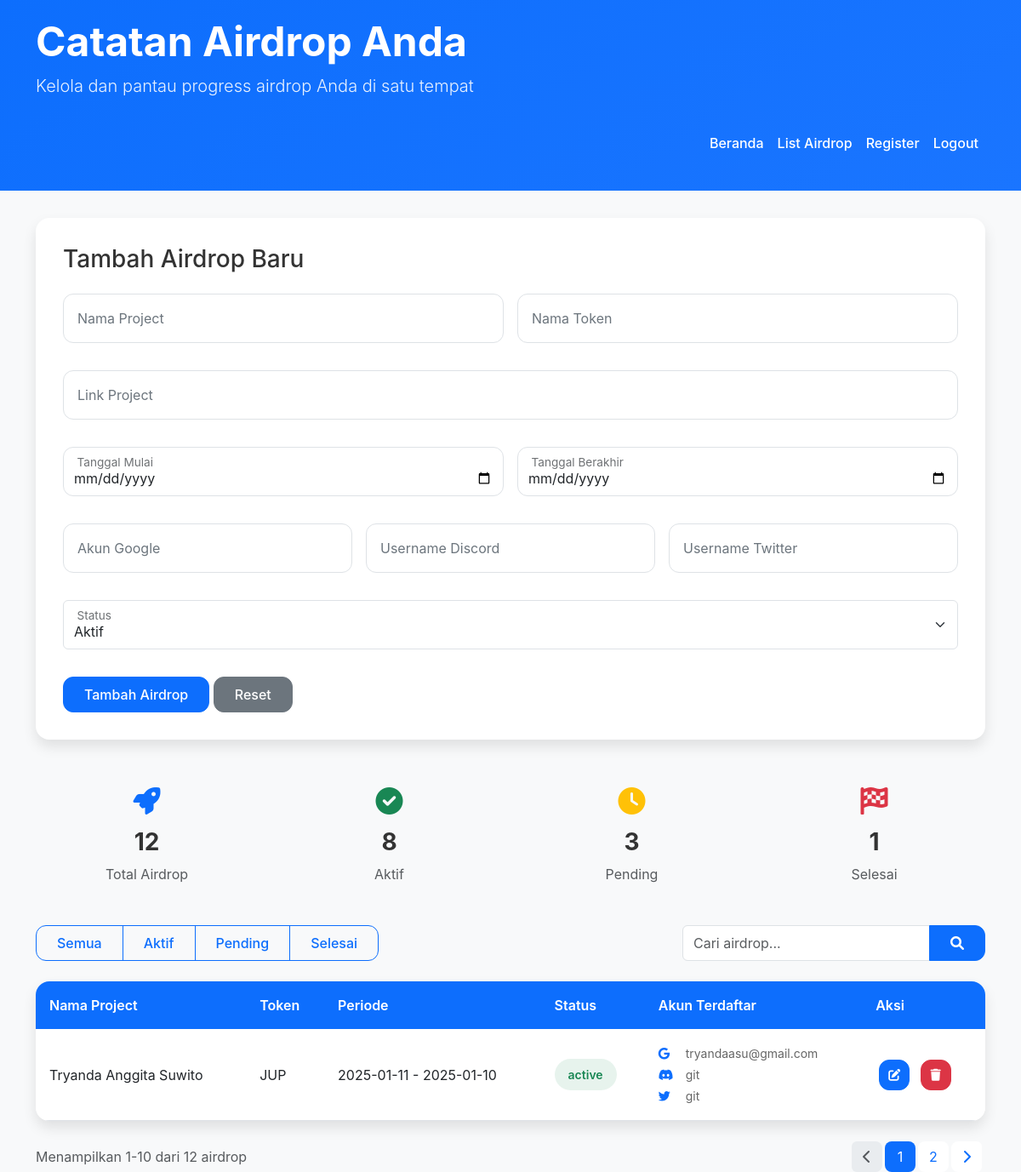
Screenshot of /modules/dashboard.php with the database file from the repository.
### tables this page shows
CREATE TABLE `airdrops_list` (
  `id` int(11) NOT NULL,
  `name` varchar(255) NOT NULL,
  `link` varchar(512) NOT NULL,
  `token` varchar(100) NOT NULL,
  `start_date` date NOT NULL,
  `end_date` date NOT NULL,
  `status` enum('active','pending','ended') NOT NULL DEFAULT 'active',
  `account_google` varchar(255) DEFAULT NULL,
  `account_discord` varchar(255) DEFAULT NULL,
  `account_twitter` varchar(255) DEFAULT NULL,
  `created_at` timestamp NOT NULL DEFAULT current_timestamp(),
  `updated_at` timestamp NOT NULL DEFAULT current_timestamp() ON UPDATE current_timestamp()
);

### modules/dashboard.php (the view, shortened to what this page needs)
<?php
require_once __DIR__ . '/../config/koneksi.php';
?>
<!DOCTYPE html>
<html lang="id">
<head>
  <link href="https://cdnjs.cloudflare.com/ajax/libs/bootstrap/5.3.0/css/bootstrap.min.css" rel="stylesheet">
  <link href="https://cdnjs.cloudflare.com/ajax/libs/font-awesome/6.0.0/css/all.min.css" rel="stylesheet">
</head>
<body>
  <div class="page-header">
    <div class="container">
      <div class="header-content">
        <h1 class="display-5 fw-bold">Catatan Airdrop Anda</h1>
        <p class="lead">Kelola dan pantau progress airdrop Anda di satu tempat</p>
      </div>
      <nav class="navbar navbar-expand-lg">
        <div class="collapse navbar-collapse" id="navbarNav">
          <ul class="navbar-nav ms-auto">
            <li class="nav-item">
              <a class="nav-link active" href="../index.php">Beranda</a>
            </li>
            <li class="nav-item">
              <a class="nav-link" href="list-admin.php">List Airdrop</a>
            </li>
            <li class="nav-item">
              <a class="nav-link" href="../auth/register.php">Register</a>
            </li>
            <li class="nav-item">
              <a class="nav-link" href="../auth/logout.php">Logout</a>
            </li>
          </ul>
        </div>
      </nav>
    </div>
  </div>
  <div class="container">
    <div class="add-airdrop-card">
      <h3 class="mb-4">Tambah Airdrop Baru</h3>
      <form action="../modules/add-airdrops.php" method="POST">
        <div class="row g-3">
          <div class="col-md-6">
            <div class="form-floating mb-3">
              <input type="text" class="form-control" id="projectName" name="name" placeholder="Nama Project" required>
              <label for="projectName">Nama Project</label>
            </div>
          </div>
          <div class="col-md-6">
            <div class="form-floating mb-3">
              <input type="text" class="form-control" id="tokenName" name="token" placeholder="Nama Token" required>
              <label for="tokenName">Nama Token</label>
            </div>
          </div>
          <div class="col-12">
            <div class="form-floating mb-3">
              <input type="url" class="form-control" id="projectLink" name="link" placeholder="Link Project" required>
              <label for="projectLink">Link Project</label>
            </div>
          </div>
          <div class="col-md-6">
            <div class="form-floating mb-3">
              <input type="date" class="form-control" id="startDate" name="start_date" required>
              <label for="startDate">Tanggal Mulai</label>
            </div>
          </div>
          <div class="col-md-6">
            <div class="form-floating mb-3">
              <input type="date" class="form-control" id="endDate" name="end_date" required>
              <label for="endDate">Tanggal Berakhir</label>
            </div>
          </div>
          <div class="col-md-4">
            <div class="form-floating mb-3">
              <input type="email" class="form-control" id="googleAccount" name="account_google" placeholder="Akun Google">
              <label for="googleAccount">Akun Google</label>
            </div>
          </div>
          <div class="col-md-4">
            <div class="form-floating mb-3">
              <input type="text" class="form-control" id="discordAccount" name="account_discord" placeholder="Username Discord">
              <label for="discordAccount">Username Discord</label>
            </div>
          </div>
          <div class="col-md-4">
            <div class="form-floating mb-3">
              <input type="text" class="form-control" id="twitterAccount" name="account_twitter" placeholder="Username Twitter">
              <label for="twitterAccount">Username Twitter</label>
            </div>
          </div>
          <div class="col-12">
            <div class="form-floating mb-3">
              <select class="form-select" id="status" name="status" required>
                <option value="active">Aktif</option>
              </select>
              <label for="status">Status</label>
            </div>
          </div>
          <div class="col-12">
            <button type="submit" class="btn btn-primary">Tambah Airdrop</button>
            <button type="reset" class="btn btn-secondary">Reset</button>
          </div>
        </div>
      </form>
    </div>
    <div class="row mb-4">
      <div class="col-md-3">
        <div class="stats-card text-center">
          <i class="fas fa-rocket mb-3 text-primary" style="font-size: 2rem;"></i>
          <h3 class="fw-bold">12</h3>
          <p class="text-muted mb-0">Total Airdrop</p>
        </div>
      </div>
      <div class="col-md-3">
        <div class="stats-card text-center">
          <i class="fas fa-check-circle mb-3 text-success" style="font-size: 2rem;"></i>
          <h3 class="fw-bold">8</h3>
          <p class="text-muted mb-0">Aktif</p>
        </div>
      </div>
      <div class="col-md-3">
        <div class="stats-card text-center">
          <i class="fas fa-clock mb-3 text-warning" style="font-size: 2rem;"></i>
          <h3 class="fw-bold">3</h3>
          <p class="text-muted mb-0">Pending</p>
        </div>
      </div>
      <div class="col-md-3">
        <div class="stats-card text-center">
          <i class="fas fa-flag-checkered mb-3 text-danger" style="font-size: 2rem;"></i>
          <h3 class="fw-bold">1</h3>
          <p class="text-muted mb-0">Selesai</p>
        </div>
      </div>
    </div>
    <div class="row mb-4">
      <div class="col-md-8">
        <div class="btn-group" role="group">
          <button type="button" class="btn btn-outline-primary">Semua</button>
          <button type="button" class="btn btn-outline-primary">Aktif</button>
          <button type="button" class="btn btn-outline-primary">Pending</button>
          <button type="button" class="btn btn-outline-primary">Selesai</button>
        </div>
      </div>
      <div class="col-md-4">
        <div class="input-group">
          <input type="text" class="form-control" placeholder="Cari airdrop...">
          <button class="btn btn-primary"><i class="fas fa-search"></i></button>
        </div>
      </div>
    </div>
    <div class="table-responsive airdrop-table">
      <table class="table table-hover mb-0">
        <thead>
          <tr>
            <th>Nama Project</th>
            <th>Token</th>
            <th>Periode</th>
            <th>Status</th>
            <th>Akun Terdaftar</th>
            <th>Aksi</th>
          </tr>
        </thead>
        <tbody>
          <?php
          $stmt = $pdo->query("SELECT * FROM airdrops_list ORDER BY created_at DESC");
          while ($row = $stmt->fetch()) {
            echo "<tr>";
            echo "<td>{$row['name']}</td>";
            echo "<td>{$row['token']}</td>";
            echo "<td>{$row['start_date']} - {$row['end_date']}</td>";
            echo "<td><span class='status-badge status-{$row['status']}'>{$row['status']}</span></td>";
            echo "<td>
                        <div class='account-details'>
                            <i class='fab fa-google'></i> {$row['account_google']}<br>
                            <i class='fab fa-discord'></i> {$row['account_discord']}<br>
                            <i class='fab fa-twitter'></i> {$row['account_twitter']}
                        </div>
                      </td>";
            echo "<td class='action-buttons'>
                      <a href='edit.php?id={$row['id']}' class='btn btn-sm btn-primary'><i class='fas fa-edit'></i></a>
                      <a href='hapus.php?id={$row['id']}' class='btn btn-sm btn-danger' onclick='return confirm(\"Yakin ingin menghapus?\")'><i class='fas fa-trash'></i></a>
                    </td>";
            echo "</tr>";
          }
          ?>
        </tbody>
      </table>
    </div>
    <div class="d-flex justify-content-between align-items-center mt-4">
      <div class="text-muted">
        Menampilkan 1-10 dari 12 airdrop
      </div>
      <nav>
        <ul class="pagination">
          <li class="page-item disabled">
            <a class="page-link" href="#"><i class="fas fa-chevron-left"></i></a>
          </li>
          <li class="page-item active"><a class="page-link" href="#">1</a></li>
          <li class="page-item"><a class="page-link" href="#">2</a></li>
          <li class="page-item">
            <a class="page-link" href="#"><i class="fas fa-chevron-right"></i></a>
          </li>
        </ul>
      </nav>
    </div>
  </div>
</body>
</html>

### modules/dashboard.php (style rules this page uses)
:root { --primary-color: #0d6efd; --secondary-color: #6c757d; --success-color: #198754; --danger-color: #dc3545; --warning-color: #ffc107; --light-bg: #f8f9fa; --border-radius: 1rem; --box-shadow: 0 0.5rem 1rem rgba(0, 0, 0, 0.1); }
body { font-family: 'Inter', system-ui, -apple-system, sans-serif; background-color: var(--light-bg); color: #333; }
.navbar { padding: 1rem 0; background: transparent !important; }
.navbar-nav .nav-link { color: white !important; font-weight: 500; padding: 0.5rem 1rem; border-radius: 0.5rem; transition: all 0.3s ease; }
.page-header { background: linear-gradient(145deg, var(--primary-color), #1a75ff); color: white; padding: 20px 0; margin-bottom: 2rem; }
.header-content { flex: 1; }
.page-header h1 { font-weight: 800; margin-bottom: 0.5rem; }
.page-header .lead { opacity: 0.9; }
.add-airdrop-card { background: white; border-radius: var(--border-radius); padding: 2rem; margin-bottom: 2rem; box-shadow: var(--box-shadow); }
.stats-card { padding: 1.5rem; text-align: center; height: 100%; }
.form-floating>.form-control { border-radius: 0.75rem; border: 1px solid #dee2e6; }
.form-floating>label { padding-left: 1rem; color: #6c757d; }
.airdrop-table { background: white; border-radius: var(--border-radius); overflow: hidden; box-shadow: var(--box-shadow); }
.table thead th { background: var(--primary-color); color: white; font-weight: 600; border: none; padding: 1rem; }
.table tbody td { padding: 1rem; vertical-align: middle; }
.status-badge { padding: 0.5rem 1rem; border-radius: 2rem; font-size: 0.875rem; font-weight: 600; display: inline-block; }
.status-active { background: rgba(25, 135, 84, 0.1); color: var(--success-color); }
.account-details { font-size: 0.875rem; color: #666; line-height: 1.8; }
.account-details i { width: 20px; margin-right: 0.5rem; color: var(--primary-color); }
.btn { padding: 0.5rem 1.5rem; border-radius: 0.75rem; font-weight: 500; }
.btn-group .btn { border-radius: 0.75rem; }
.action-buttons .btn { width: 36px; height: 36px; padding: 0; display: inline-flex; align-items: center; justify-content: center; margin: 0 0.25rem; }
.pagination { margin-bottom: 0; }
.page-link { border-radius: 0.5rem; margin: 0 0.25rem; border: none; color: var(--primary-color); width: 36px; height: 36px; display: flex; align-items: center; justify-content: center; }
.page-item.active .page-link { background-color: var(--primary-color); }

### rows the page displays
airdrops_list: name "Tryanda Anggita Suwito", token "JUP", start_date "2025-01-11", end_date "2025-01-10", status "active", account_google "tryandaasu@gmail.com", account_discord "git", account_twitter "git"
